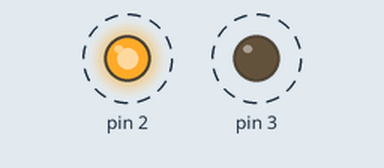
Bench run of a sketch on a simulated Arduino Uno, built with avr-gcc and run on an emulated ATmega328P. Parts: output pins drawn as LEDs (lit = HIGH). Dashed ring = blinking.

Above: at 0.02 s.
Timing chart, 0 to 3.0 s (numbered marks = the images above):
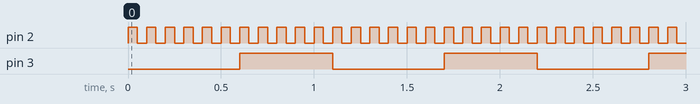

Measured:
- by itself, pin 2: alternates HIGH for 0.05 s and LOW for 0.05 s
- by itself, pin 3: alternates HIGH for 0.50 s and LOW for 0.60 s

The sketch:

kod.ino
```cpp
int a = 0;
void setup() {
  // put your setup code here, to run once:
  pinMode(2,OUTPUT);
  pinMode(3,OUTPUT);
}

void loop() {
  // put your main code here, to run repeatedly:
  digitalWrite(2,1);
  delay(50);
  digitalWrite(2,0);
  delay(50);
  a++;
  if(a>5){
    digitalWrite(3,1);
  }
  if(a>10){
    a=0;
    digitalWrite(3,0);
  }
}
```
